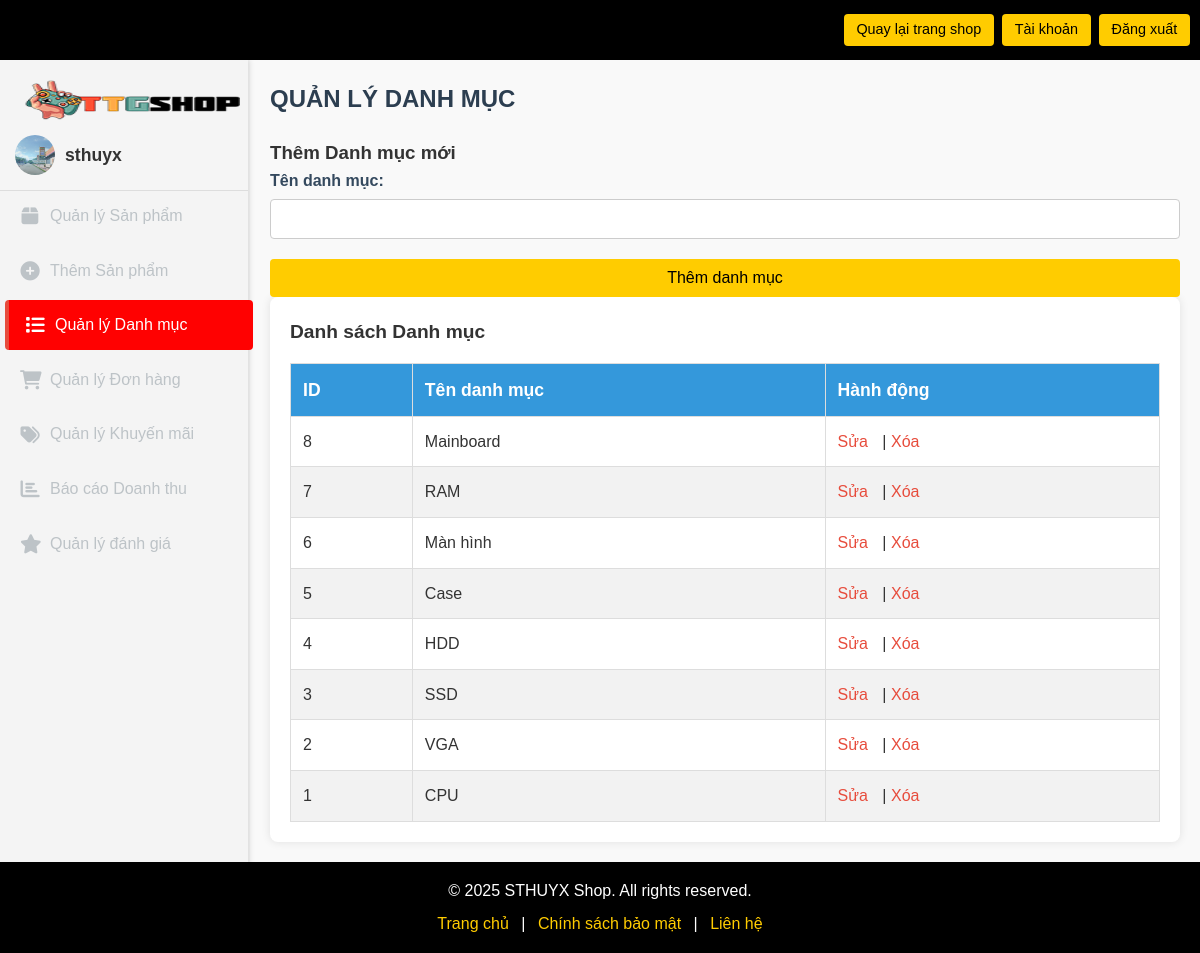
The app's page /admin/manage_categories.php (signed in) with its own data.
### tables this page shows
CREATE TABLE `users` (
  `id` int(11) NOT NULL,
  `username` varchar(255) NOT NULL,
  `email` varchar(255) NOT NULL,
  `full_name` varchar(100) DEFAULT NULL,
  `address` varchar(255) DEFAULT NULL,
  `phone` varchar(15) DEFAULT NULL,
  `password` varchar(255) NOT NULL,
  `is_admin` tinyint(1) DEFAULT 0,
  `created_at` timestamp NOT NULL DEFAULT current_timestamp(),
  `sthuyx` tinyint(1) DEFAULT 0,
  `avatar` varchar(255) DEFAULT NULL
);

CREATE TABLE `categories` (
  `id` int(11) NOT NULL,
  `name` varchar(255) NOT NULL,
  `created_at` timestamp NOT NULL DEFAULT current_timestamp()
);

### admin/manage_categories.php (called while the page is built, shortened)
<?php
include 'check_admin.php';
$user_id = $_SESSION['user_id'];
$stmt = $conn->prepare("SELECT username, avatar FROM users WHERE id = ?");
$stmt->bind_param("i", $user_id);
$stmt->execute();
$result = $stmt->get_result();
$user = $result->fetch_assoc();
$avatar = $user['avatar'] ? "../uploads/avatars/{$user['avatar']}" : "../images/default_avatar.png";
$username = $user['username'] ?? 'Người dùng';
$sql = "SELECT * FROM categories ORDER BY id DESC";
$result = $conn->query($sql);
$categories = [];
if ($result->num_rows > 0) {
    while ($row = $result->fetch_assoc()) {
        $categories[] = $row;
    }
}
include 'html/manage_categories_view.php';
?>

### admin/html/manage_categories_view.php (the view, shortened to what this page needs)
<?php include 'header_footer/header.php';?>
<!DOCTYPE html>
<html lang="vi">
<head>
    <link rel="stylesheet" href="../admin/css/admin.css">
    <link rel="stylesheet" href="../admin/css/style.css">
</head>
<body>
    <div class="admin-wrapper">
        <div class="admin-sidebar">
        <div class="logo">
                <a href="index.php">
                    <img src="../images/logo.png" alt="STHUYX Shop Logo" width="150">
                </a>
            </div>
            <ul class="sidebar-menu">
            <div class="user-profile">
                <img src="<?php echo htmlspecialchars($avatar); ?>" alt="Avatar" class="user-avatar">
                <span class="username"><?php echo htmlspecialchars($username); ?></span>
            </div>
            <li><a href="manage_products.php"><i class="fas fa-box"></i> Quản lý Sản phẩm</a></li>
            <li><a href="add_product.php"><i class="fas fa-plus-circle"></i> Thêm Sản phẩm</a></li>
            <li><a href="manage_categories.php" class="active"><i class="fas fa-list"></i> Quản lý Danh mục</a></li>
            <li><a href="manage_orders.php"><i class="fas fa-shopping-cart"></i> Quản lý Đơn hàng</a></li>
            <li><a href="manage_promotions.php"><i class="fas fa-tags"></i> Quản lý Khuyến mãi</a></li>
            <li><a href="report_sales.php"><i class="fas fa-chart-bar"></i> Báo cáo Doanh thu</a></li>
            <li><a href="manage_reviews.php"><i class="fas fa-star"></i> Quản lý đánh giá</a></li>
            </ul>
        </div>
        <div class="admin-content">
            <div class="content-header">
                <h2>QUẢN LÝ DANH MỤC</h2>
            </div>
            <div class="admin-section">
                <h3>Thêm Danh mục mới</h3>
                <form method="POST" action="">
                    <div class="form-group">
                        <label for="name">Tên danh mục:</label>
                        <input type="text" id="name" name="name" required>
                    </div>
                    <button type="submit">Thêm danh mục</button>
                </form>
                <div class="table-container">
                    <h3>Danh sách Danh mục</h3>
                    <table>
                        <thead>
                            <tr>
                                <th>ID</th>
                                <th>Tên danh mục</th>
                                <th>Hành động</th>
                            </tr>
                        </thead>
                        <tbody>
                            <?php if (count($categories) > 0): ?>
                                <?php foreach ($categories as $row): ?>
                                    <tr>
                                        <td><?php echo htmlspecialchars($row['id']); ?></td>
                                        <td><?php echo htmlspecialchars($row['name']); ?></td>
                                        <td class="action-links">
                                            <a href="edit_categories.php?id=<?php echo $row['id']; ?>">Sửa</a> |
                                            <a href="delete.php?id=<?php echo $row['id']; ?>" onclick="return confirm('Bạn có chắc chắn?')">Xóa</a>
                                        </td>
                                    </tr>
                                <?php endforeach; ?>
                            <?php else: ?>
                                <tr><td colspan="3">Không có danh mục nào.</td></tr>
                            <?php endif; ?>
                        </tbody>
                    </table>
                </div>
            </div>
        </div>
    </div>
    <?php include '../templates/footer.php'; ?>
</body>
</html>

### admin/css/style.css (style rules this page uses)
* { margin: 0; padding: 0; box-sizing: border-box; font-family: Arial, sans-serif; }
body { background-color: #f4f4f4; color: #333; line-height: 1.6; }
.logo img { vertical-align: middle; max-height: 40px; margin-right: 0.5rem; width: 240px; }
.form-group { margin-bottom: 15px; }
.form-group label { display: block; margin-bottom: 5px; color: #333; }
.form-group input { width: 100%; padding: 10px; border: 1px solid #ccc; border-radius: 4px; transition: border-color 0.3s; }
button { width: 100%; padding: 10px; background-color: #ffcc00; color: #000; border: none; border-radius: 4px; cursor: pointer; transition: background-color 0.3s; }
.form-group { margin-bottom: 20px; text-align: left; }
.form-group label { display: block; margin-bottom: 5px; color: #34495e; font-weight: 600; }

### admin/css/admin.css (style rules this page uses)
* { margin: 0; padding: 0; box-sizing: border-box; }
body { font-family: Arial, sans-serif; line-height: 1.6; background-color: #f4f4f4; }
.admin-wrapper { display: flex; min-height: 100vh; }
.admin-sidebar { color: #fff; padding: 20px 0; position: fixed; left: 0; height: 100%; box-shadow: 2px 0 5px rgba(0, 0, 0, 0.1); transition: width 0.3s ease; z-index: 900; }
.sidebar-menu { list-style: none; }
.sidebar-menu li { margin-bottom: 5px; }
.sidebar-menu li a { color: #bdc3c7; text-decoration: none; font-size: 1rem; display: flex; align-items: center; padding: 12px 20px; transition: all 0.3s ease; border-radius: 4px; }
.sidebar-menu li a i { margin-right: 10px; font-size: 1.2rem; width: 20px; text-align: center; }
.sidebar-menu li a:hover, .sidebar-menu li a.active { color: #fff; background-color: #ff0101; border-left: 4px solid #e74c3c; padding-left: 16px; transform: translateX(5px); }
.admin-content { margin-left: 250px; flex-grow: 1; padding: 20px; background-color: #f9f9f9; min-height: calc(100vh - 60px); }
.content-header h2 { font-size: 1.5rem; color: #2c3e50; margin-bottom: 20px; }
.table-container { background-color: #fff; padding: 20px; border-radius: 8px; box-shadow: 0 0 10px rgba(0, 0, 0, 0.1); }
.table-container h3 { margin-bottom: 15px; color: #333; font-size: 1.2rem; }
table { width: 100%; border-collapse: collapse; }
table th, table td { padding: 12px; text-align: left; border: 1px solid #ddd; }
table th { background-color: #3498db; color: #fff; font-size: 1.1rem; }
table td { font-size: 1rem; }
table tr:nth-child(even) { background-color: #f2f2f2; }
.action-links a { color: #e74c3c; text-decoration: none; margin-right: 10px; }
.form-group { margin-bottom: 15px; }
.form-group label { display: block; margin-bottom: 5px; color: #333; font-weight: 500; }
.form-group input, .form-group select { width: 100%; padding: 10px; border: 1px solid #ccc; border-radius: 4px; font-size: 1rem; transition: border-color 0.3s ease; }
button { width: 100%; padding: 10px; background-color: #ff4500; color: #fff; border: none; border-radius: 4px; cursor: pointer; font-size: 1rem; transition: background-color 0.3s ease; }
.form-group label { display: block; font-weight: bold; margin-bottom: 5px; }
.form-group input, .form-group select { width: 100%; padding: 8px; border: 1px solid #ddd; border-radius: 4px; font-size: 1rem; }
.user-profile { display: flex; align-items: center; padding: 15px; border-bottom: 1px solid #ddd; background-color: #f5f5f5; }
.user-avatar { width: 40px; height: 40px; border-radius: 50%; margin-right: 10px; object-fit: cover; }
.username { font-size: 1.1rem; font-weight: bold; color: #333; }

### records on screen
users: avatar (picture), username "sthuyx"
categories: id "8", name "Mainboard"
categories: id "7", name "RAM"
categories: id "6", name "Màn hình"
categories: id "5", name "Case"
categories: id "4", name "HDD"
categories: id "3", name "SSD"
categories: id "2", name "VGA"
categories: id "1", name "CPU"
